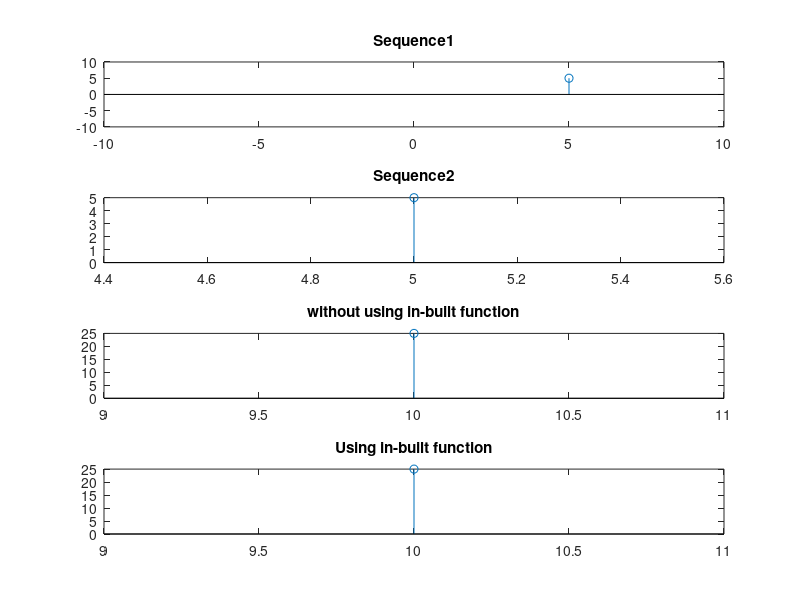

Here is the MATLAB script that generated this plot:
clc
clear all;
close all;

x1 = input('enter sequence1');
start1 = input('enter starting point of sequence 1');
end1 = start1 + length(x1);
n1 = start1:end1-1;

x2 = input('enter sequence2');
start2 = input('enter starting point of sequence 2');
end2 = start2 + length(x2);
n2 = start2:end2-1;
 
conv_start = start1 + start2;
conv_last = length(x1)+length(x2)-1;
conv_n = conv_start:conv_start+conv_last-1;

conv_mat = zeros(length(x1),length(x2));

for i=1:length(x1)
    for j=1:length(x2)
        conv_mat(i,j) = x1(i)*x2(j)%creating convolution matrix
    end
end

conv_sequence = zeros(1,conv_last)

for k=2:(conv_last+1)
    temp_sum = 0
    for i = 1:length(x1)
        for j = 1:length(x2)
            if i+j == k
                temp_sum = temp_sum + conv_mat(i,j)%logic-only sum those elements whose sum of indices/location is equal to a value which is constant throughout the given diagonal.
            end
        end
    end
    conv_sequence(k-1) = temp_sum
end
verify = conv(x1,x2)%To verify the output using in-built function
%plotting
subplot(4,1,1)
stem(n1,x1)
hold on
title('Sequence1')
axis([-10 10 -10 10])
hold off

subplot(4,1,1)
stem(n1,x1)
hold on
title('Sequence1')
axis([-10 10 -10 10])
hold off

subplot(4,1,2)
stem(n2,x2)
hold on
title('Sequence2')
hold off

subplot(4,1,3)
stem(conv_n,conv_sequence)
hold on
title('without using in-built function')
hold off

subplot(4,1,4)
stem(conv_n,verify)
hold on
title('Using in-built function')
hold off